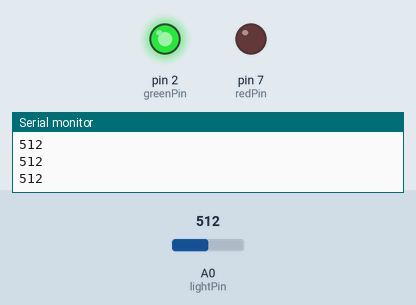
Simulated run of this sketch. Board: Arduino Uno, built with avr-gcc and run on an emulated ATmega328P. Shown: output pins drawn as LEDs (lit = HIGH), the last lines printed to the serial monitor. The inputs (shaded band) are chosen by the test bench; at power-on: A0 (lightPin) = 512.

Above: at 1.2 s.
1.3 s: A0 (lightPin) set to 162
2.8 s: A0 (lightPin) set to 142
At 3.1 s:
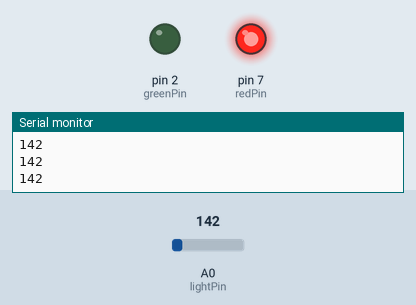
4.3 s: A0 (lightPin) set to 160
At 5.4 s:
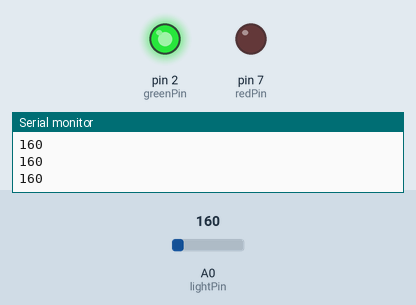
5.8 s: A0 (lightPin) set to 140
At 6.6 s:
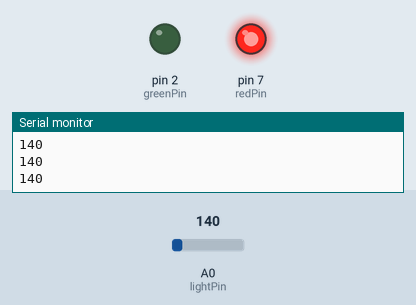
Timing chart, 0 to 8.3 s (numbered marks = the images above; inputs shaded):
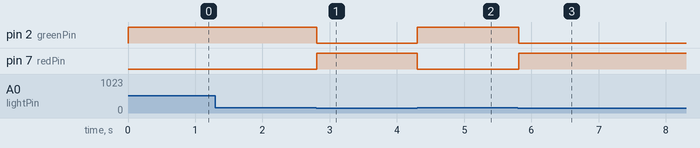

Measured:
- the behaviour switches between 150 and 149 on A0 (lightPin) (found by bisection; images 0 and 1)
- after the input at 2.8 s, pin 2 (greenPin): HIGH → LOW at once; pin 7 (redPin): LOW → HIGH at once
- after the input at 4.3 s, pin 2 (greenPin): LOW → HIGH at once; pin 7 (redPin): HIGH → LOW at once
- after the input at 5.8 s, pin 2 (greenPin): HIGH → LOW at once; pin 7 (redPin): LOW → HIGH at once

The sketch:

photoresistor.ino
```cpp
int lightPin=A0;
int lightVal;
int dv=250;
int redPin=7;
int greenPin=2;

void setup() {
  // put your setup code here, to run once:
pinMode(lightPin,INPUT);
pinMode(redPin, OUTPUT);
pinMode(greenPin, OUTPUT);
Serial.begin(9600);
}

void loop() {
  // put your main code here, to run repeatedly:
lightVal=analogRead(lightPin);
Serial.println(lightVal);
if (lightVal<150) {
  digitalWrite(redPin, HIGH);
  digitalWrite(greenPin, LOW);
}
if (lightVal>150) {
  digitalWrite(greenPin, HIGH);
  digitalWrite(redPin, LOW);
}
}
```
